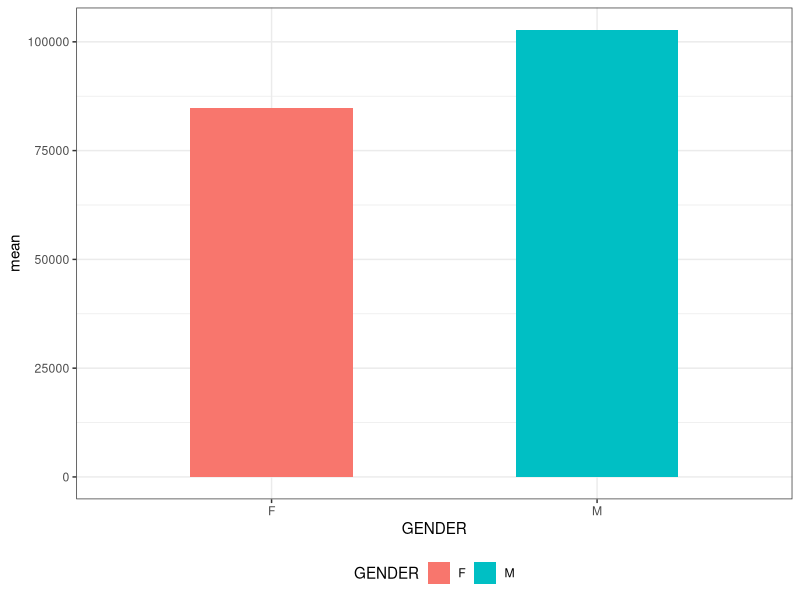
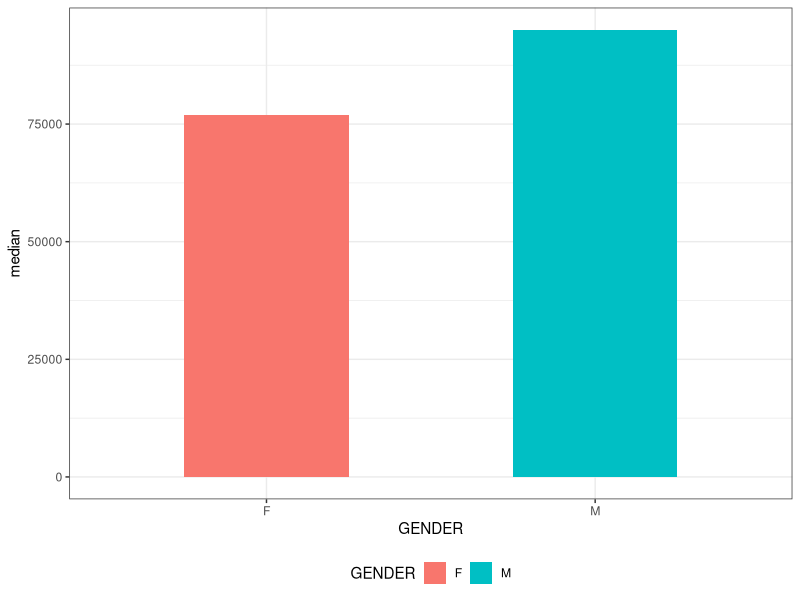
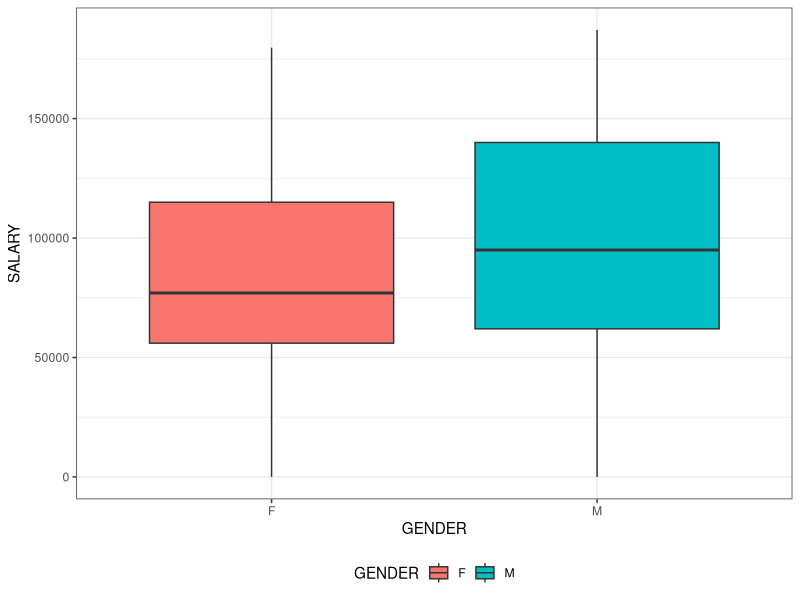
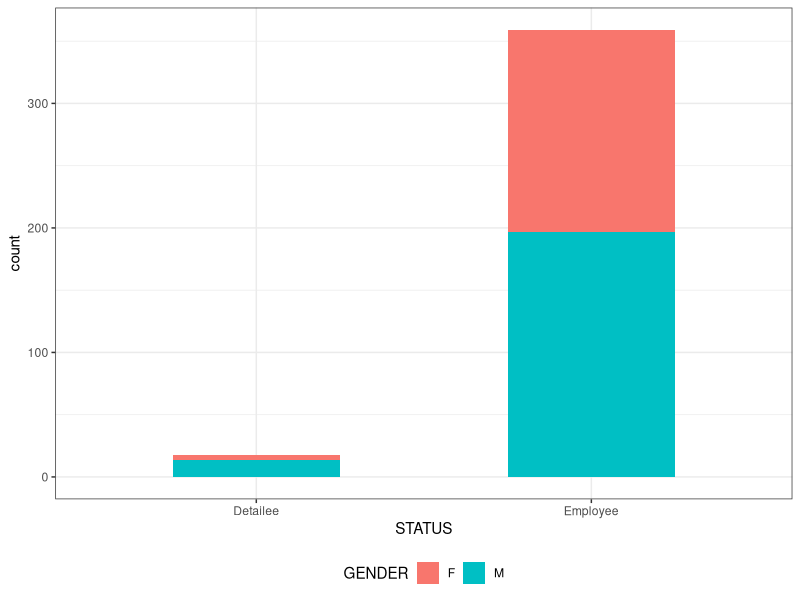
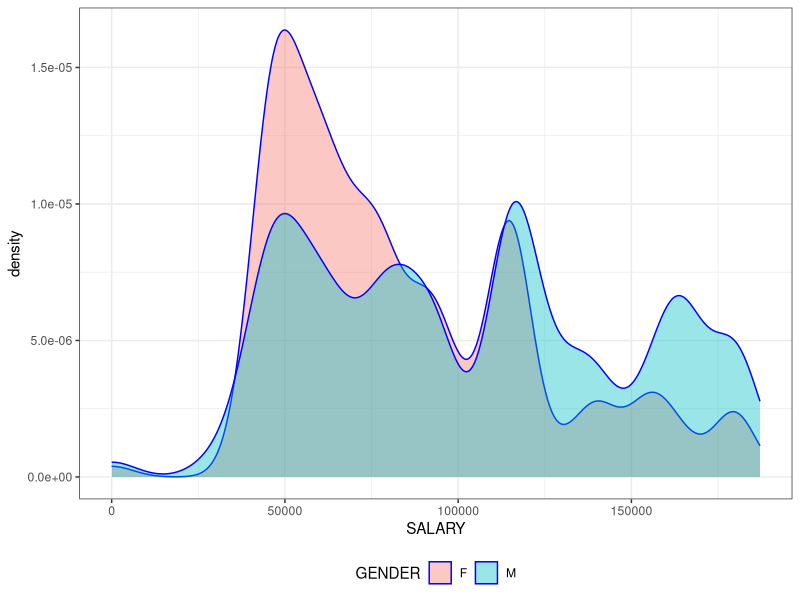
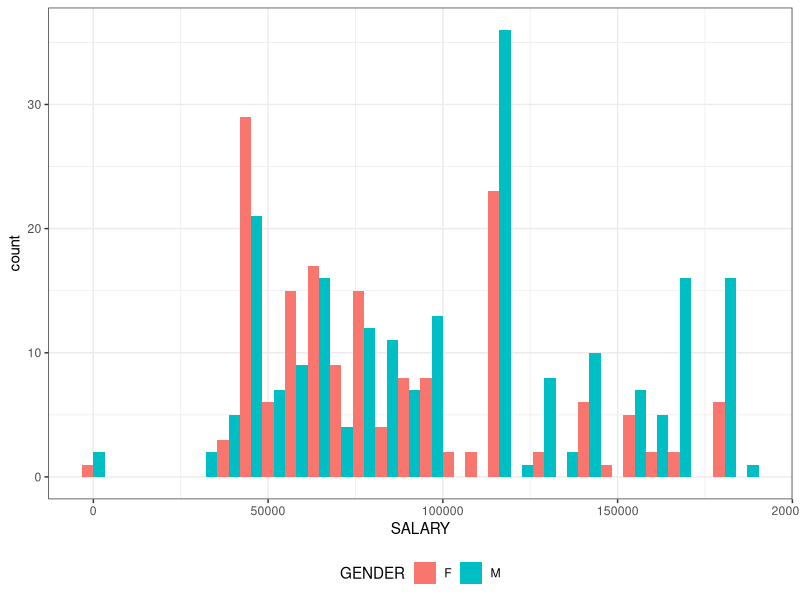

Write the R code that produced these figures, in order.
## ---- chunk 1
knitr::opts_chunk$set(echo = TRUE)
## ---- chunk 2
library(tidyverse)

knitr::opts_chunk$set(
  fig.width = 6,
  fig.asp = .6,
  out.width = "90%"
)

theme_set(theme_bw() + theme(legend.position = "bottom"))

## ---- chunk 3
library(tidyverse)
## ---- chunk 4

wh_pay = read_csv("./data//white_house_2017_salaries_clean.csv") %>% 
  select(-(starts_with("X")))

## ---- chunk 5
wh_pay %>% 
  top_n(1, SALARY) %>% 
  arrange(desc(SALARY)) %>% 
  knitr::kable()

wh_pay %>% 
  filter(SALARY > 100000) %>% 
  group_by(GENDER) %>% 
  summarize(NUMBER = n()) %>% 
  knitr::kable()

## ---- chunk 6
wh_pay %>% 
  filter(SALARY < 100000) %>% 
  group_by(GENDER) %>% 
  summarize(NUMBER = n()) %>% 
  knitr::kable()
## ---- chunk 7
wh_pay %>%
  group_by(GENDER) %>%
  summarize(n = n())

wh_pay %>% 
  group_by(TITLE) %>% 
  summarize(n = n()) %>% 
  arrange(desc(n))

## ---- chunk 8
wh_pay %>% 
  group_by(GENDER) %>% 
  summarize(n = n(),
            mean = mean(SALARY),
            median = median(SALARY)) 
## ---- chunk 9
wh_pay %>%
  group_by(GENDER) %>%
  summarize(n = n(),
            mean = mean(SALARY),
            median = median(SALARY))  %>%
  ggplot(aes(x = GENDER, y = mean, fill = GENDER)) + 
  geom_col(width = 0.5) 

wh_pay %>%
  group_by(GENDER) %>%
  summarize(n = n(),
            mean = mean(SALARY),
            median = median(SALARY))  %>%
  ggplot(aes(x = GENDER, y = median, fill = GENDER)) + 
  geom_col(width = 0.5) 

ggplot(wh_pay, aes(x = GENDER, y = SALARY, fill = GENDER)) +
  geom_boxplot()

ggplot(wh_pay, aes(x = STATUS, fill = GENDER)) + 
  geom_bar(width = 0.5)

ggplot(wh_pay, aes(x = SALARY, fill = GENDER)) + 
  geom_density(alpha = .4, adjust = .5, color = "blue")

ggplot(wh_pay, aes(x = SALARY, fill = GENDER)) + 
  geom_histogram(position = "dodge") 
